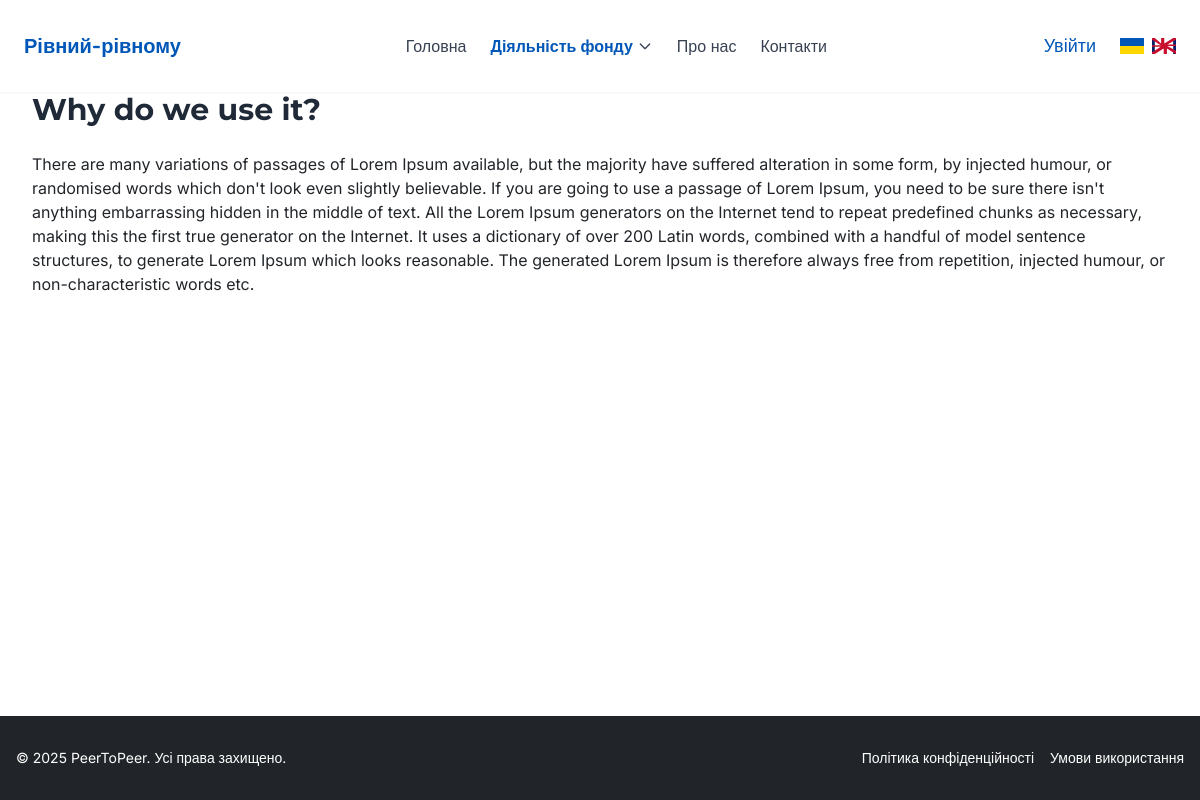
Screenshot of /international/ with the database file from the repository.
### core/models.py (models this page shows, shortened)
class InternationalPage(models.Model):
    title = models.CharField(max_length=255)
    content = models.TextField()
    updated_at = models.DateTimeField(auto_now=True)

### core/views.py (the view)
# urls.py: path('international/', international_view, name='international'),
def international_view(request):
    page = InternationalPage.objects.first()
    return render(request, 'includes/international.html', {'page': page})

### templates/includes/international.html
{% extends "base.html" %}
{% load i18n %}
{% block content %}
<h1 class="text-3xl font-bold text-gray-800 mb-6">{{ page.title }}</h1>
  <div>{{ page.content|safe }}</div>
{% endblock %}

### static/css/styles.css (style rules this page uses)
html, :host { line-height: 1.5; -webkit-text-size-adjust: 100%; -moz-tab-size: 4; -o-tab-size: 4; tab-size: 4; font-family: Inter, sans-serif; font-feature-settings: normal; font-variation-settings: normal; -webkit-tap-highlight-color: transparent; }
body { margin: 0; line-height: inherit; }
h1, h2, h3, h4, h5, h6 { font-size: inherit; font-weight: inherit; }
blockquote, dl, dd, h1, h2, h3, h4, h5, h6, hr, figure, p, pre { margin: 0; }
body { font-family: Inter, sans-serif; --tw-text-opacity: 1; color: rgb(33 37 41 / var(--tw-text-opacity, 1)); }
h1, h2, h3, h4, h5, h6 { font-family: Montserrat, sans-serif; }
.mb-6 { margin-bottom: 1.5rem; }
.flex { display: flex; }
.h-full { height: 100%; }
.min-h-screen { min-height: 100vh; }
.flex-col { flex-direction: column; }
.text-3xl { font-size: 1.875rem; line-height: 2.25rem; }
.font-bold { font-weight: 700; }
.text-gray-800 { --tw-text-opacity: 1; color: rgb(31 41 55 / var(--tw-text-opacity, 1)); }

### rows the page displays
InternationalPage: title "Why do we use it?", content "There are many variations of passages of Lorem Ipsum available, but the majority have suffered alteration in some form, by injected humour, or randomised words which don't look even slightly believable. If you are going to use a passage of Lorem Ipsum, you need to be sure there isn't anything embarrassing hidden in the middle of text. All the Lorem Ipsum generators on the Internet tend to repeat predefined chunks as necessary, making this the first true generator on the Internet. It uses a dictionary of over 200 Latin words, combined with a handful of model sentence structures, to generate Lorem Ipsum which looks reasonable. The generated Lorem Ipsum is therefore always free from…"
